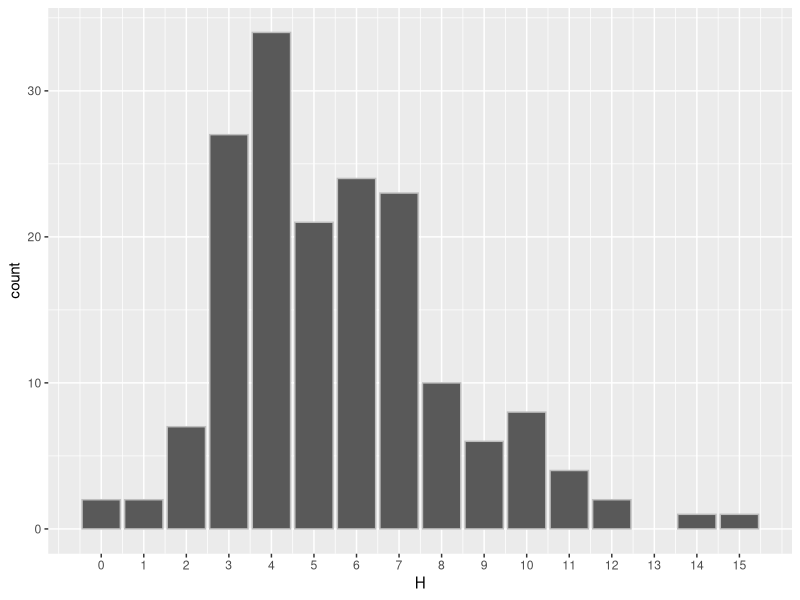
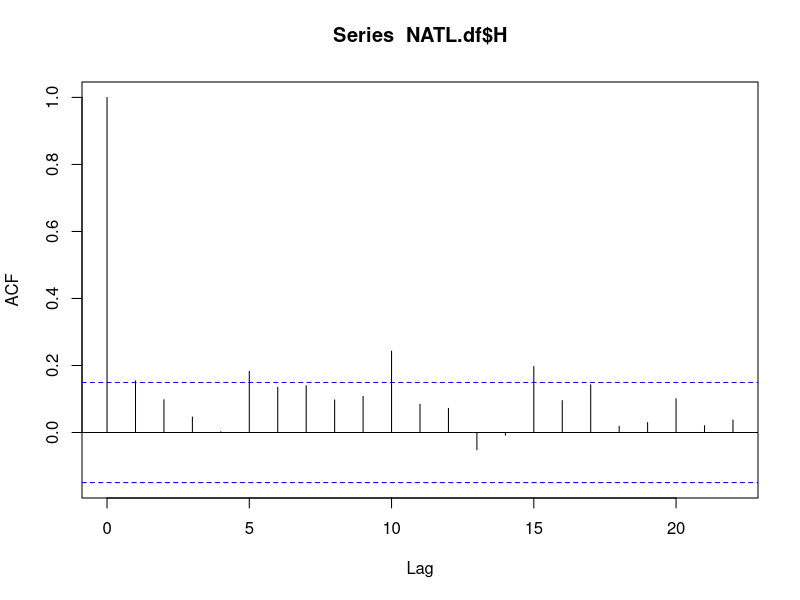
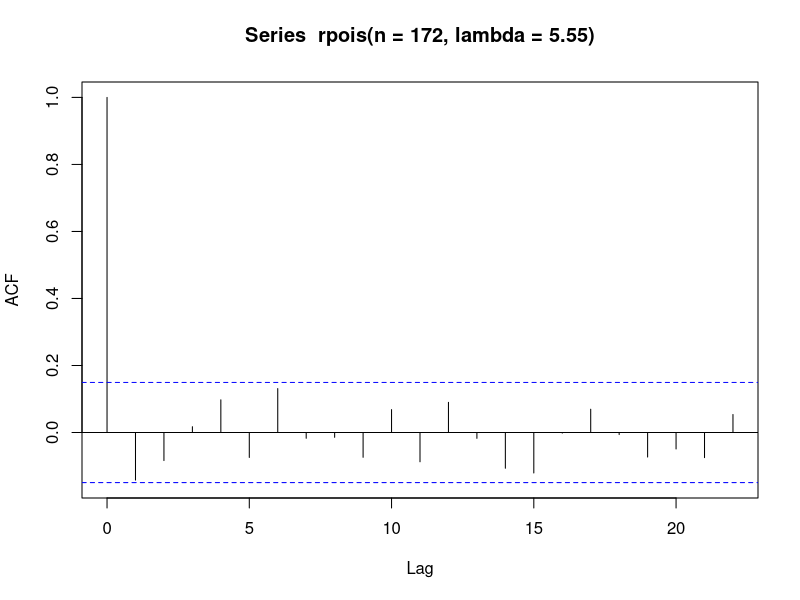
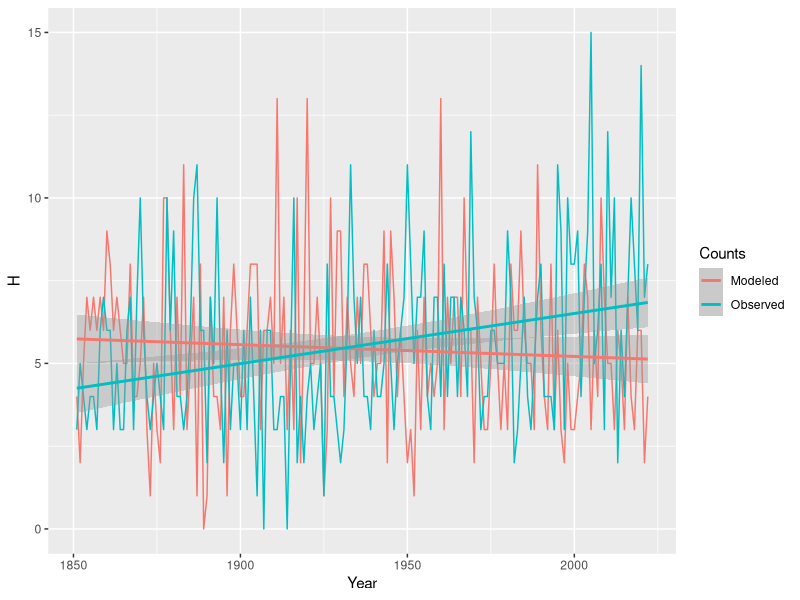
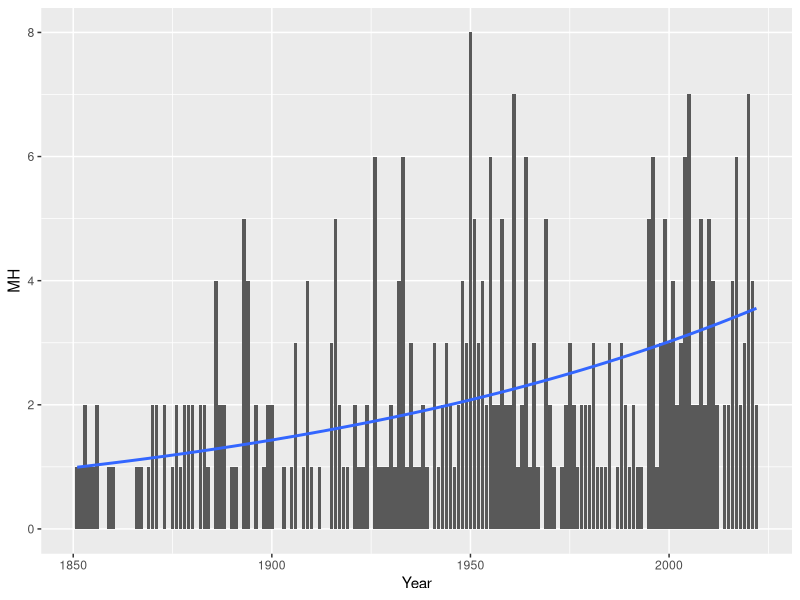

Recreate these plots in R, in order.
## ---- chunk 1
NATL.df <- readr::read_table(file = here::here("data", "NATL_Counts.txt"),
                             show_col_types = FALSE)

NATL.df |>
  head()
## ---- chunk 2
#| echo: true
NATL.df |>
  dplyr::pull(H)
## ---- chunk 3
#| echo: true
NATL.df |>
  dplyr::pull(H) |>
  table()
## ---- chunk 4
#| echo: true
NATL.df |>
  dplyr::summarize(NYears = dplyr::n(),
                   Avg = mean(H),
                   Var = var(H),
                   Ratio = Var/Avg)
## ---- chunk 5
#| echo: true
library(ggplot2)

ggplot(data = NATL.df,
       mapping = aes(x = H)) +
  geom_bar(color = "gray") +
  scale_x_continuous(breaks = 0:15)
## ---- chunk 6
#| echo: true
( H1 <- rpois(n = 172, lambda = 5.55) )
## ---- chunk 7
#| echo: true
H1 |>
  table()
## ---- chunk 8
#| echo: true
Ratio <- NULL
for(i in 1:10000){
  H <- rpois(n = 172, lambda = 5.55)
  Ratio <- c(Ratio, var(H)/mean(H)) 
}
sum(Ratio > 1.22) / 10000
## ---- chunk 9
#| echo: true
NATL.df$H |>
  acf()
## ---- chunk 10
#| echo: true
rpois(n = 172, lambda = 5.55) |>
  acf()
## ---- chunk 11
#| echo: true
df <- data.frame(Year = rep(NATL.df$Year, times = 2),
                 Counts = rep(c("Observed", "Modeled"), each = 172),
                 H = c(NATL.df$H, rpois(n = 172, lambda = 5.55)))
ggplot(data = df,
       mapping = aes(x = Year, y = H, color = Counts)) +
  geom_line() +
  geom_smooth(method = lm)
## ---- chunk 12
#| echo: true
lm(H ~ Year, data = NATL.df)
## ---- chunk 13
#| echo: true
NATL.df |>
  dplyr::summarize(NYears = dplyr::n(),
                   Avg = mean(MH),
                   Var = var(MH),
                   Ratio = Var/Avg)
## ---- chunk 14
#| echo: true

ggplot(data = NATL.df,
       mapping = aes(x = Year, y = MH)) +
  geom_col() +
  geom_smooth(method = glm, 
              method.args = list(family = 'poisson'),
              se = FALSE)
## ---- chunk 15
glm(MH ~ Year, data = NATL.df, family = poisson)
## ---- chunk 16
CONUS.df <- readr::read_table(file = here::here("data", "CONUS_Counts.txt"),
                              show_col_types = FALSE)

CONUS.df |>
  head()
